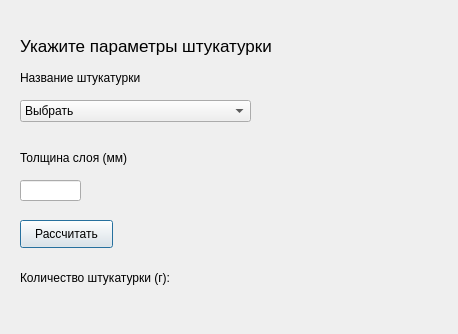
<?xml version="1.0" encoding="UTF-8"?>
<ui version="4.0">
 <class>Plaster</class>
 <widget class="QDialog" name="Plaster">
  <property name="geometry">
   <rect>
    <x>0</x>
    <y>0</y>
    <width>458</width>
    <height>334</height>
   </rect>
  </property>
  <property name="windowTitle">
   <string>Dialog</string>
  </property>
  <widget class="QLabel" name="label_9">
   <property name="geometry">
    <rect>
     <x>20</x>
     <y>30</y>
     <width>351</width>
     <height>31</height>
    </rect>
   </property>
   <property name="font">
    <font>
     <pointsize>13</pointsize>
    </font>
   </property>
   <property name="text">
    <string>Укажите параметры штукатурки</string>
   </property>
  </widget>
  <widget class="QLabel" name="label_2">
   <property name="geometry">
    <rect>
     <x>20</x>
     <y>70</y>
     <width>141</width>
     <height>16</height>
    </rect>
   </property>
   <property name="text">
    <string>Название штукатурки</string>
   </property>
  </widget>
  <widget class="QComboBox" name="typeCmbx">
   <property name="geometry">
    <rect>
     <x>20</x>
     <y>100</y>
     <width>231</width>
     <height>22</height>
    </rect>
   </property>
   <item>
    <property name="text">
     <string>Выбрать</string>
    </property>
   </item>
   <item>
    <property name="text">
     <string>Гипсовая</string>
    </property>
   </item>
   <item>
    <property name="text">
     <string>Цементная</string>
    </property>
   </item>
  </widget>
  <widget class="QLabel" name="label_3">
   <property name="geometry">
    <rect>
     <x>20</x>
     <y>150</y>
     <width>121</width>
     <height>16</height>
    </rect>
   </property>
   <property name="text">
    <string>Толщина слоя (мм)</string>
   </property>
  </widget>
  <widget class="QLineEdit" name="inputLayerWidth">
   <property name="geometry">
    <rect>
     <x>20</x>
     <y>180</y>
     <width>61</width>
     <height>21</height>
    </rect>
   </property>
  </widget>
  <widget class="QLabel" name="label_5">
   <property name="geometry">
    <rect>
     <x>20</x>
     <y>270</y>
     <width>171</width>
     <height>16</height>
    </rect>
   </property>
   <property name="text">
    <string>Количество штукатурки (г):</string>
   </property>
  </widget>
  <widget class="QLabel" name="outputPlasterCount">
   <property name="geometry">
    <rect>
     <x>190</x>
     <y>270</y>
     <width>101</width>
     <height>16</height>
    </rect>
   </property>
   <property name="text">
    <string/>
   </property>
   <property name="textFormat">
    <enum>Qt::RichText</enum>
   </property>
  </widget>
  <widget class="QPushButton" name="btnCalc">
   <property name="geometry">
    <rect>
     <x>20</x>
     <y>220</y>
     <width>93</width>
     <height>28</height>
    </rect>
   </property>
   <property name="text">
    <string>Рассчитать</string>
   </property>
  </widget>
 </widget>
 <resources/>
 <connections/>
</ui>
